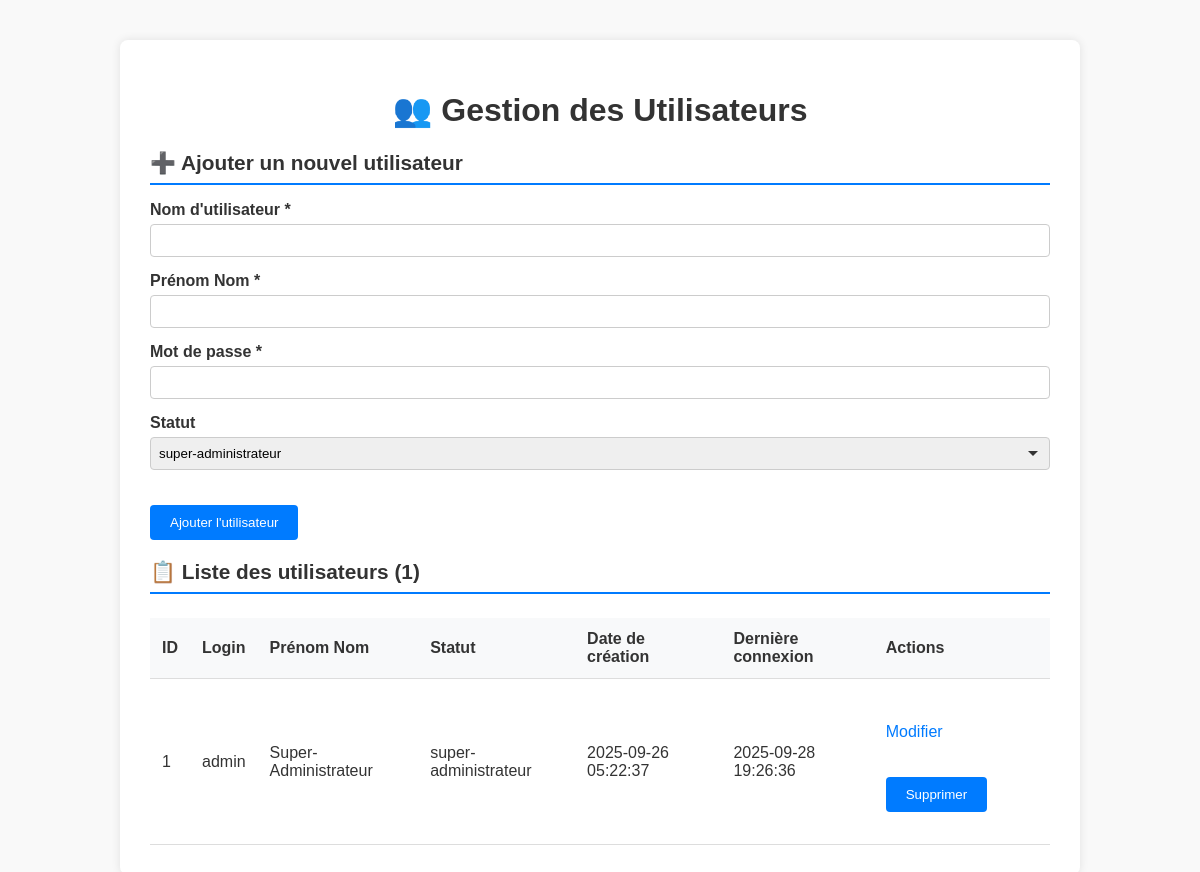
/admin/gerer_utilisateurs.php (signed in), run on an earlier commit of the app's database.
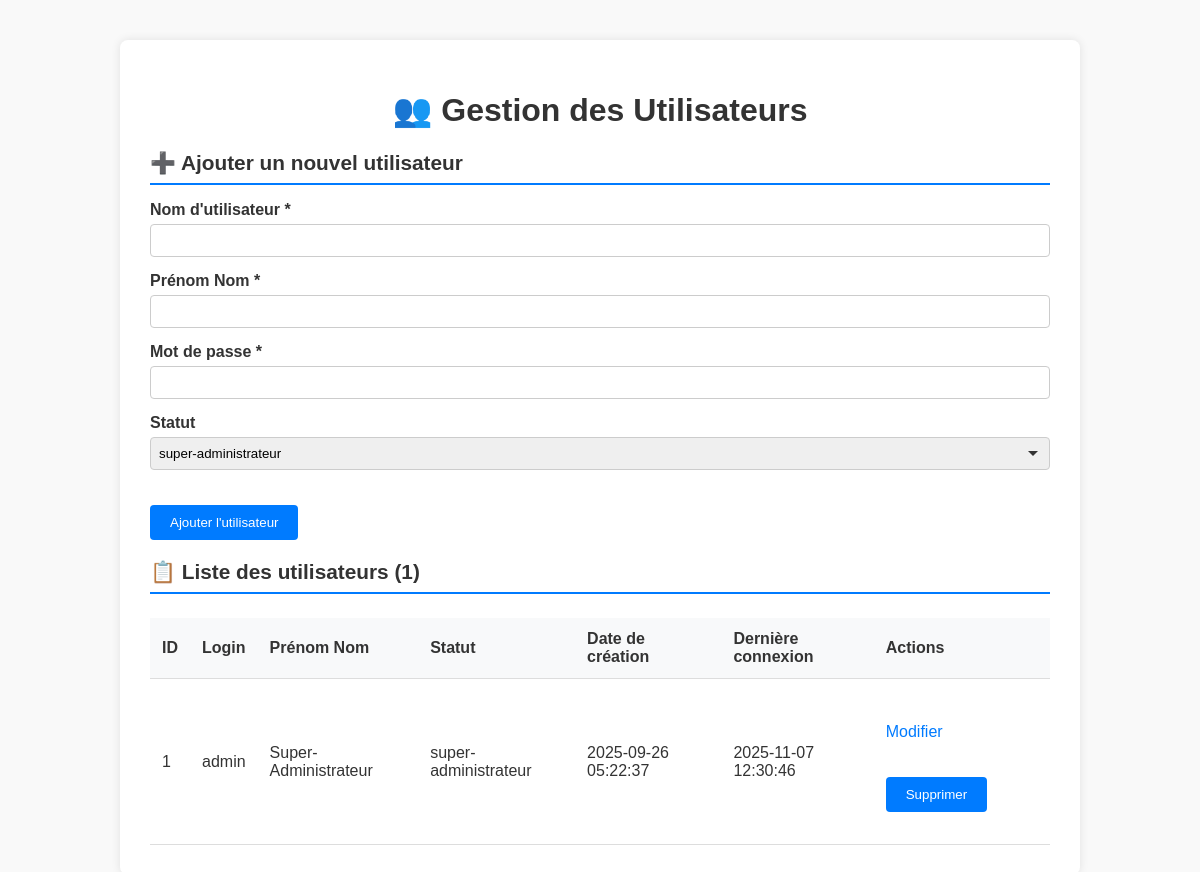
And on a later commit of the database.
### tables this page shows
CREATE TABLE utilisateurs (
    ID_utilisateur INTEGER PRIMARY KEY AUTOINCREMENT,
    login TEXT UNIQUE NOT NULL,
    mot_de_passe TEXT NOT NULL,
    ID_statut INTEGER NOT NULL DEFAULT 7,
    date_creation DATETIME DEFAULT CURRENT_TIMESTAMP,
    dernier_login DATETIME NULL, prenom_nom VARCHAR(255),
    FOREIGN KEY (ID_statut) REFERENCES statuts(ID_statut)
);

CREATE TABLE statuts (
    ID_statut INTEGER PRIMARY KEY AUTOINCREMENT,
    nom_statut TEXT UNIQUE NOT NULL,
    description TEXT,
    date_creation DATETIME DEFAULT CURRENT_TIMESTAMP
);

### www/admin/gerer_utilisateurs.php (the view, shortened to what this page needs)
<?php
require_once __DIR__ . '/../config.php';
$dbPath = '../../data/portraits.sqlite';
try {
    $pdo = new PDO("sqlite:$dbPath");
    $pdo->setAttribute(PDO::ATTR_ERRMODE, PDO::ERRMODE_EXCEPTION);
} catch (PDOException $e) {
    die("❌ Erreur de connexion à la base de données : " . $e->getMessage());
}
$stmt = $pdo->query("SELECT ID_statut, nom_statut FROM statuts ORDER BY ID_statut");
$statuts = $stmt->fetchAll(PDO::FETCH_ASSOC);
$user_to_edit = null;
$stmt = $pdo->query("SELECT u.ID_utilisateur, u.login, u.prenom_nom, u.date_creation, u.dernier_login, s.nom_statut
                     FROM utilisateurs u
                     JOIN statuts s ON u.ID_statut = s.ID_statut
                     ORDER BY u.ID_utilisateur");
$utilisateurs = $stmt->fetchAll(PDO::FETCH_ASSOC);
?>
<!DOCTYPE html>
<html lang="fr">
<head>
    <link rel="stylesheet" href="admin.css">
</head>
<body>
    <div class="container">
        <h1>👥 Gestion des Utilisateurs</h1>
        <?php if ($user_to_edit): ?>
        <h2 class="section-title">✏️ Modifier l'utilisateur #<?= $user_to_edit['ID_utilisateur'] ?></h2>
        <form method="POST" action="">
            <input type="hidden" name="action" value="modifier">
            <input type="hidden" name="ID_utilisateur" value="<?= $user_to_edit['ID_utilisateur'] ?>">
            <div class="form-group">
                <label for="login">Nom d'utilisateur *</label>
                <input type="text" name="login" id="login" required value="<?= htmlspecialchars($user_to_edit['login']) ?>">
            </div>
            <div class="form-group">
                <label for="prenom_nom">Prénom Nom *</label>
                <input type="text" name="prenom_nom" id="prenom_nom" required value="<?= htmlspecialchars($user_to_edit['prenom_nom']) ?>">
            </div>
            <div class="form-group">
                <label for="new_password">Nouveau mot de passe</label>
                <input type="password" name="new_password" id="new_password" placeholder="Laisser vide pour ne pas changer">
            </div>
            <div class="form-group">
                <label for="id_statut">Statut</label>
                <select name="id_statut" id="id_statut">
                    <?php foreach ($statuts as $statut): ?>
                        <option value="<?= $statut['ID_statut'] ?>" <?= ($statut['ID_statut'] == $user_to_edit['ID_statut']) ? 'selected' : '' ?>>
                            <?= htmlspecialchars($statut['nom_statut']) ?>
                        </option>
                    <?php endforeach; ?>
                </select>
            </div>
            <button type="submit">Valider la modification</button>
            <a href="gerer_utilisateurs.php" style="margin-left:2em;">Annuler</a>
        </form>
        <?php else: ?>
        <h2 class="section-title">➕ Ajouter un nouvel utilisateur</h2>
        <form method="POST" action="">
            <div class="form-group">
                <label for="login">Nom d'utilisateur *</label>
                <input type="text" name="login" id="login" required>
            </div>
            <div class="form-group">
                <label for="prenom_nom">Prénom Nom *</label>
                <input type="text" name="prenom_nom" id="prenom_nom" required>
            </div>
            <div class="form-group">
                <label for="password">Mot de passe *</label>
                <input type="password" name="password" id="password" required>
            </div>
            <div class="form-group">
                <label for="id_statut">Statut</label>
                <select name="id_statut" id="id_statut">
                    <?php foreach ($statuts as $statut): ?>
                        <option value="<?= $statut['ID_statut'] ?>" <?= ($statut['ID_statut'] == 1) ? 'selected' : '' ?>>
                            <?= htmlspecialchars($statut['nom_statut']) ?>
                        </option>
                    <?php endforeach; ?>
                </select>
            </div>
            <button type="submit">Ajouter l'utilisateur</button>
        </form>
        <?php endif; ?>
        <h2 class="section-title">📋 Liste des utilisateurs (<?= count($utilisateurs) ?>)</h2>
        <table>
            <thead>
                <tr>
                    <th>ID</th>
                    <th>Login</th>
                    <th>Prénom Nom</th>
                    <th>Statut</th>
                    <th>Date de création</th>
                    <th>Dernière connexion</th>
                    <th>Actions</th>
                </tr>
            </thead>
            <tbody>
                <?php if (empty($utilisateurs)): ?>
                    <tr>
                        <td colspan="7" style="text-align: center; padding: 2rem;">Aucun utilisateur trouvé.</td>
                    </tr>
                <?php else: ?>
                    <?php foreach ($utilisateurs as $user): ?>
                        <tr>
                            <td><?= $user['ID_utilisateur'] ?></td>
                            <td><?= htmlspecialchars($user['login']) ?></td>
                            <td><?= htmlspecialchars($user['prenom_nom']) ?></td>
                            <td><?= htmlspecialchars($user['nom_statut']) ?></td>
                            <td><?= $user['date_creation'] ?></td>
                            <td><?= $user['dernier_login'] ?? '<em>Jamais</em>' ?></td>
                            <td class="action-buttons">
                                <a href="gerer_utilisateurs.php?edit=<?= $user['ID_utilisateur'] ?>" class="btn-edit">Modifier</a>
                                <form method="POST" style="display: inline;" onsubmit="return confirm('Êtes-vous sûr de vouloir supprimer cet utilisateur ? Cette action est irréversible.');">
                                    <button type="submit" class="btn-delete">Supprimer</button>
                                </form>
                            </td>
                        </tr>
                    <?php endforeach; ?>
                <?php endif; ?>
            </tbody>
        </table>
    </div>
</body>
</html>

### www/admin/admin.css (style rules this page uses)
body { font-family: Arial, sans-serif; margin: 40px; background-color: #f9f9f9; color: #333; }
.container { max-width: 900px; margin: auto; background: #fff; border-radius: 8px; box-shadow: 0 0 10px rgba(0,0,0,0.1); padding: 30px; position: relative; }
h1 { text-align: center; color: #333; }
h2 { color: #333; }
label { font-weight: bold; display: block; margin-top: 15px; }
input[type="text"], input[type="password"], input[type="url"], textarea, select { width: 100%; padding: 8px; margin-top: 5px; border: 1px solid #ccc; border-radius: 4px; box-sizing: border-box; }
.form-group { margin-bottom: 15px; }
form { margin-bottom: 20px; }
button { background-color: #007BFF; color: white; padding: 10px 20px; border: none; border-radius: 4px; cursor: pointer; margin-top: 20px; }
.action-buttons { display: flex; gap: 1rem; margin-top: 2rem; flex-wrap: wrap; }
table { width: 100%; border-collapse: collapse; margin-top: 1.5rem; }
table th, table td { padding: 12px; text-align: left; border-bottom: 1px solid #ddd; }
table th { background-color: #f8f9fa; font-weight: bold; color: #333; }
table a { color: #007bff; text-decoration: none; }
.section-title { font-size: 1.3rem; font-weight: bold; color: #333; margin-bottom: 1rem; padding-bottom: 0.5rem; border-bottom: 2px solid #007bff; }
select { appearance: none; background-repeat: no-repeat; background-position: right 10px center; padding-right: 30px; }

What changed in the data, as far as the page shows it:
changed utilisateurs "admin": dernier_login "2025-09-28 19:26:36" → "2025-11-07 12:30:46"
